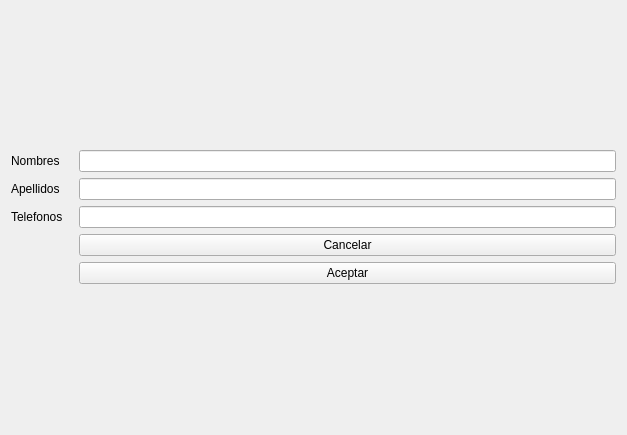
<?xml version="1.0" encoding="UTF-8"?>
<ui version="4.0">
 <class>Form</class>
 <widget class="QWidget" name="Form">
  <property name="geometry">
   <rect>
    <x>0</x>
    <y>0</y>
    <width>627</width>
    <height>435</height>
   </rect>
  </property>
  <property name="windowTitle">
   <string>Form</string>
  </property>
  <layout class="QGridLayout" name="gridLayout_2">
   <item row="0" column="0">
    <layout class="QGridLayout" name="gridLayout">
     <item row="1" column="2">
      <widget class="QLineEdit" name="lineEdit_2"/>
     </item>
     <item row="0" column="2">
      <widget class="QLineEdit" name="lineEdit">
       <property name="maxLength">
        <number>100</number>
       </property>
      </widget>
     </item>
     <item row="0" column="0">
      <widget class="QLabel" name="label_3">
       <property name="text">
        <string>Nombres</string>
       </property>
      </widget>
     </item>
     <item row="4" column="2">
      <widget class="QPushButton" name="pushButton">
       <property name="text">
        <string>Cancelar</string>
       </property>
      </widget>
     </item>
     <item row="3" column="0">
      <widget class="QLabel" name="label">
       <property name="text">
        <string>Telefonos   </string>
       </property>
      </widget>
     </item>
     <item row="1" column="0">
      <widget class="QLabel" name="label_2">
       <property name="text">
        <string>Apellidos</string>
       </property>
      </widget>
     </item>
     <item row="3" column="2">
      <widget class="QLineEdit" name="lineEdit_3">
       <property name="maxLength">
        <number>200</number>
       </property>
      </widget>
     </item>
     <item row="5" column="2">
      <widget class="QPushButton" name="pushButton_2">
       <property name="text">
        <string>Aceptar</string>
       </property>
      </widget>
     </item>
    </layout>
   </item>
  </layout>
 </widget>
 <resources/>
 <connections/>
</ui>
